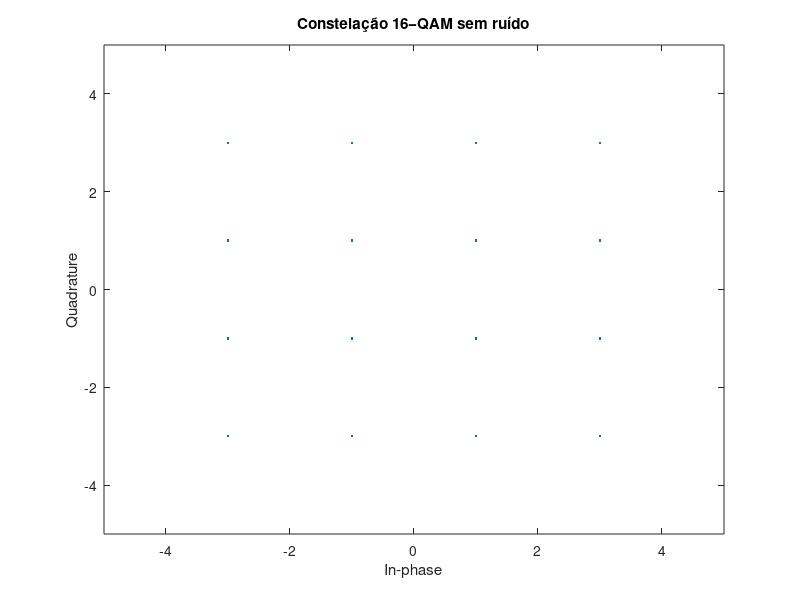

Write the MATLAB code that produced this figure. (Note: this script raises an error after producing the figure.)
clc; clear all; close all;

pkg load communications;
pkg load signal;

k = log2(16);
num_bits = k * 100000;

% Frequência da portadora
Fc = 2000;
Fs = 10000; % Taxa de amostragem

% fator upsample
N = 100;

% Parâmetros para o gráfico
Rb = 1000; % Taxa de bits
M = 16;    % Número de níveis da modulação QAM
T_s = log2(M) / Rb; % Tempo de símbolo calculado

T_amostra = num_bits / Fs;
num_periodos = 4; % Número de períodos para plotar

% Tempo do sinal (para 4 períodos)
Fa = N * Rb/log2(M);
Ta = 1/Fa;
tempo = num_bits / Rb;
t = [0:Ta:tempo-Ta];


info = randint(1, num_bits, 2);
info = reshape(info, length(info)/k, k);
info = transpose(bi2de(info));

% Modulação QAM (16-QAM)
info_complexa = qammod(info, M);
f1 = scatterplot (info_complexa(1:length(info_complexa)));
title ('Constelação 16−QAM sem ruído')
axis([-5 5 -5 5]); % Ajuste o eixo para melhor visualização

info_I = real (info_complexa);
info_Q = imag(info_complexa);

% Upsample
info_I_up = upsample(info_I,N);
info_Q_up = upsample(info_Q,N);

filtro_tx = ones(1,N);
sinal_I = filter (filtro_tx, 1, info_I_up) ;
sinal_Q = filter (filtro_tx, 1, info_Q_up);

Portadora_I = (cos(2*pi*Fc.* t (1:length( sinal_I ) ) ) ) ;
Portadora_Q = (cos(2*pi*Fc.*t(1:length(sinal_Q)) + pi /2) ) ;

sinal_I = sinal_I' .* Portadora_I;
sinal_Q = sinal_Q' .* Portadora_Q;

sinal_TX = sinal_I - sinal_Q;

% --- Demodulação ---

%% Recepção do sinal
filtro_rx = fliplr(filtro_tx);
SNR = 10;

sinal_RX = awgn(sinal_TX,SNR,'measured');

sinal_RX_I = sinal_RX.*Portadora_I;
sinal_RX_Q = sinal_RX.*-Portadora_Q;

sinal_Rx_filtrado_I = filter ( filtro_rx ,1, sinal_RX_I)/N;
sinal_Rx_filtrado_Q = filter ( filtro_rx ,1, sinal_RX_Q)/N;

f5 = scatterplot ( sinal_Rx_filtrado_I (N:N:end).*2);
title ('Sinal PAM filtrado (fase)')

f6 = scatterplot (sinal_Rx_filtrado_Q(N:N:end).*2);
title ('Sinal PAM filtrado (quadratura)')

sinal_16Qam_PLOT = sinal_Rx_filtrado_I(N:N:end).*2 + j*(sinal_Rx_filtrado_Q(N:N:end).*2);
f7 = scatterplot (sinal_16Qam_PLOT);
title ('Sinal 16−QAM filtrado')

info_Rx_I = sinal_Rx_filtrado_I (N:N:end).*2;
info_Rx_Q = sinal_Rx_filtrado_Q(N:N:end).*2;
info_Rx_Q = info_Rx_Q.*j;

info_Rx = info_Rx_I + info_Rx_Q;

info_Rx = qamdemod(info_Rx, 16);

bits_Rx = reshape(de2bi(info_Rx),[num_bits/k,k]);

decimais_recebidos = bi2de(bits_Rx);

